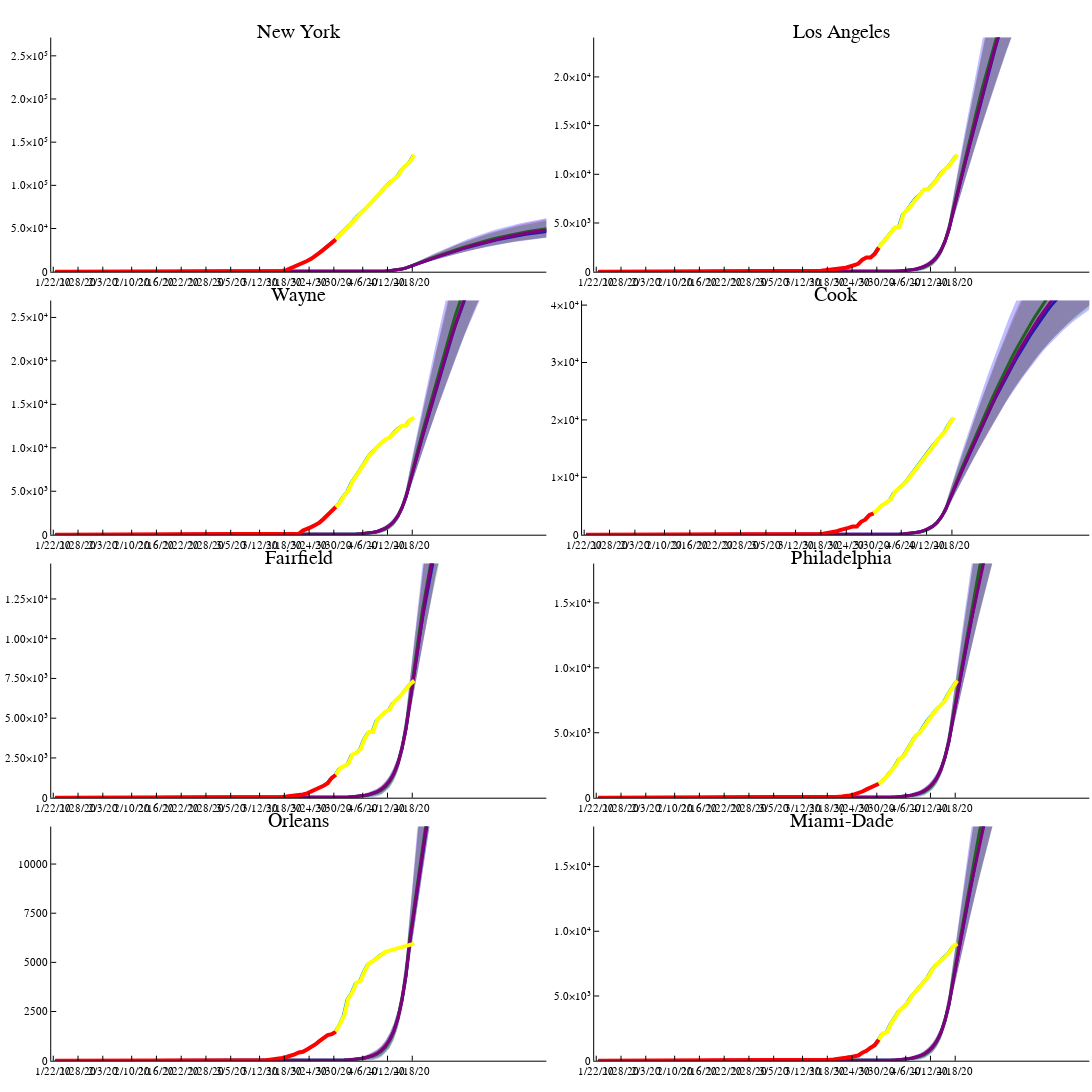

The cell this chart's notebook holds for it:
### Code cell
plot(plt[1],plt[2],plt[3],plt[4],plt[5],plt[6],plt[7],plt[8],layout=(4,2),size=(1600,1400))
